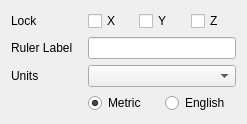
<?xml version="1.0" encoding="UTF-8"?>
<ui version="4.0">
 <class>RulerDialog</class>
 <widget class="QDialog" name="RulerDialog">
  <property name="geometry">
   <rect>
    <x>0</x>
    <y>0</y>
    <width>247</width>
    <height>122</height>
   </rect>
  </property>
  <property name="windowTitle">
   <string>Dialog</string>
  </property>
  <layout class="QGridLayout" name="gridLayout">
   <item row="0" column="0">
    <widget class="QLabel" name="tlLock">
     <property name="text">
      <string>Lock</string>
     </property>
    </widget>
   </item>
   <item row="0" column="1" colspan="2">
    <layout class="QHBoxLayout" name="horizontalLayout">
     <item>
      <widget class="QCheckBox" name="xLockButton">
       <property name="text">
        <string>X</string>
       </property>
      </widget>
     </item>
     <item>
      <widget class="QCheckBox" name="yLockButton">
       <property name="text">
        <string>Y</string>
       </property>
      </widget>
     </item>
     <item>
      <widget class="QCheckBox" name="zLockButton">
       <property name="text">
        <string>Z</string>
       </property>
      </widget>
     </item>
    </layout>
   </item>
   <item row="1" column="0">
    <widget class="QLabel" name="tlRulerLabel">
     <property name="text">
      <string>Ruler Label</string>
     </property>
    </widget>
   </item>
   <item row="1" column="1" colspan="2">
    <widget class="QLineEdit" name="rulerTextInput"/>
   </item>
   <item row="2" column="0">
    <widget class="QLabel" name="tlUnits">
     <property name="text">
      <string>Units</string>
     </property>
    </widget>
   </item>
   <item row="2" column="1" colspan="2">
    <widget class="QComboBox" name="unitsChoice"/>
   </item>
   <item row="3" column="1">
    <widget class="QRadioButton" name="metricButton">
     <property name="text">
      <string>Metric</string>
     </property>
     <property name="checked">
      <bool>true</bool>
     </property>
    </widget>
   </item>
   <item row="3" column="2">
    <widget class="QRadioButton" name="englishButton">
     <property name="text">
      <string>English</string>
     </property>
    </widget>
   </item>
  </layout>
 </widget>
 <resources/>
 <connections/>
</ui>
